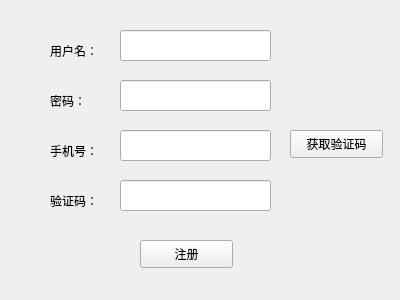
<?xml version="1.0" encoding="UTF-8"?>
<ui version="4.0">
 <class>register</class>
 <widget class="QWidget" name="register">
  <property name="geometry">
   <rect>
    <x>0</x>
    <y>0</y>
    <width>400</width>
    <height>300</height>
   </rect>
  </property>
  <property name="windowTitle">
   <string>Form</string>
  </property>
  <widget class="QPushButton" name="pushButton">
   <property name="geometry">
    <rect>
     <x>140</x>
     <y>240</y>
     <width>93</width>
     <height>28</height>
    </rect>
   </property>
   <property name="text">
    <string>注册</string>
   </property>
  </widget>
  <widget class="QLabel" name="label">
   <property name="geometry">
    <rect>
     <x>50</x>
     <y>40</y>
     <width>71</width>
     <height>21</height>
    </rect>
   </property>
   <property name="text">
    <string>用户名：</string>
   </property>
  </widget>
  <widget class="QLabel" name="label_2">
   <property name="geometry">
    <rect>
     <x>50</x>
     <y>90</y>
     <width>71</width>
     <height>21</height>
    </rect>
   </property>
   <property name="text">
    <string>密码：</string>
   </property>
  </widget>
  <widget class="QLineEdit" name="lineEdit">
   <property name="geometry">
    <rect>
     <x>120</x>
     <y>30</y>
     <width>151</width>
     <height>31</height>
    </rect>
   </property>
  </widget>
  <widget class="QLineEdit" name="lineEdit_2">
   <property name="geometry">
    <rect>
     <x>120</x>
     <y>80</y>
     <width>151</width>
     <height>31</height>
    </rect>
   </property>
  </widget>
  <widget class="QLabel" name="label_3">
   <property name="geometry">
    <rect>
     <x>50</x>
     <y>140</y>
     <width>71</width>
     <height>21</height>
    </rect>
   </property>
   <property name="text">
    <string>手机号：</string>
   </property>
  </widget>
  <widget class="QLineEdit" name="lineEdit_3">
   <property name="geometry">
    <rect>
     <x>120</x>
     <y>130</y>
     <width>151</width>
     <height>31</height>
    </rect>
   </property>
  </widget>
  <widget class="QPushButton" name="pushButton_2">
   <property name="geometry">
    <rect>
     <x>290</x>
     <y>130</y>
     <width>93</width>
     <height>28</height>
    </rect>
   </property>
   <property name="text">
    <string>获取验证码</string>
   </property>
  </widget>
  <widget class="QLabel" name="label_4">
   <property name="geometry">
    <rect>
     <x>50</x>
     <y>190</y>
     <width>71</width>
     <height>21</height>
    </rect>
   </property>
   <property name="text">
    <string>验证码：</string>
   </property>
  </widget>
  <widget class="QLineEdit" name="lineEdit_4">
   <property name="geometry">
    <rect>
     <x>120</x>
     <y>180</y>
     <width>151</width>
     <height>31</height>
    </rect>
   </property>
  </widget>
 </widget>
 <resources/>
 <connections/>
</ui>
